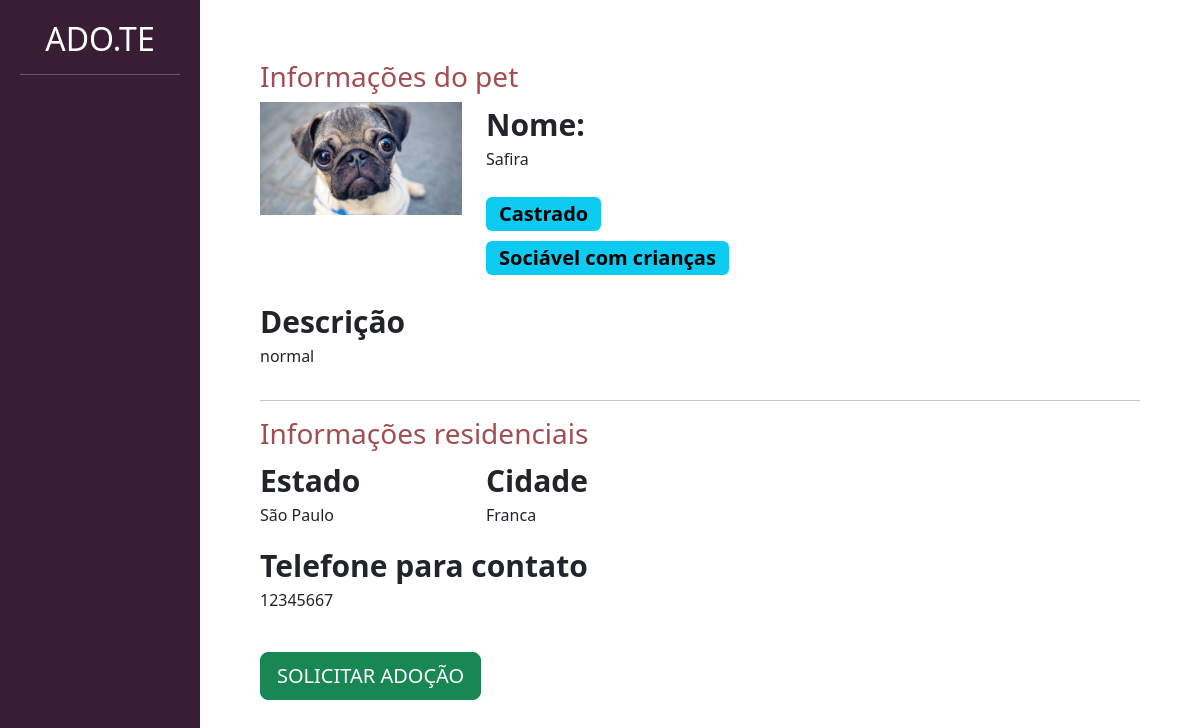
The page /divulgar/ver_pet/4 (signed in) on the database its author committed.
### divulgar/models.py (models this page shows, shortened)
class Pet(models.Model):  # Quando tem relação de um pra muitos é Foreignkey
    choices_status = (('P', 'Para adoção'),
                      ('A', 'Adotado'))
    usuario = models.ForeignKey(User, on_delete=models.DO_NOTHING)
    foto = models.ImageField(upload_to="fotos_pets")
    nome = models.CharField(max_length=100)
    descricao = models.TextField()
    estado = models.CharField(max_length=50)
    cidade = models.CharField(max_length=50)
    telefone = models.CharField(max_length=14)
    tags = models.ManyToManyField(Tag)  # Quando tem relação de muitos pra muitos
    raca = models.ForeignKey(Raca, on_delete=models.DO_NOTHING)
    status = models.CharField(max_length=1, choices=choices_status, default='P')

class Tag(models.Model):
    tag = models.CharField(max_length=100)
    def __str__(self):
        return self.tag

### divulgar/views.py (the view)
# urls.py: path('ver_pet/<int:id>', views.ver_pet, name="ver_pet"),
@login_required()
def ver_pet(request, id):
    if request.method == "GET":
        pet = Pet.objects.get(id=id)
        return render(request, 'ver_pet.html', {'pet': pet})

### divulgar/templates/ver_pet.html (shortened to what this page needs)
{% load static %}
<!doctype html>
<html lang="pt-BR">
    <head>
    <link href="https://cdn.jsdelivr.net/npm/bootstrap@5.3.0-alpha1/dist/css/bootstrap.min.css" rel="stylesheet">
    <link href="{% static 'usuarios/css/cadastro.css' %}" rel="stylesheet">
    <link href="{% static 'divulgar/css/novo_pet.css' %}" rel="stylesheet">
    <link href="{% static 'divulgar/css/seus_pet.css' %}" rel="stylesheet">
    <link href="{% static 'adotar/css/listar_pets.css' %}" rel="stylesheet">
    </head>
    <body>
        <div class="container-fluid">
            <div class="row">
                <div class="col-md-2 bg-side-plataforma sidebar">
                    <h2>ADO.TE</h2>
                    <hr>
                </div>
                <div style="padding:60px" class="col-md">
                    <h3 class="font-vinho">Informações do pet</h3>
                    <div class="row">
                        <div class="col-md-3">
                            <img width="100%" src="{{pet.foto.url}}">
                        </div>
                        <div class="col-md-9">
                            <span class="span-bold">Nome:</span>
                            <p>{{pet.nome}}</p>
                            <div style="width:40%">
                                {% for tag in pet.tags.all %}
                                    <span class="badge text-bg-info badge-lg">{{tag}}</span>
                                {% endfor %}
                            </div>
                        </div>
                    </div>
                    <br>
                    <div class="row">
                        <div class="col-md-5">
                            <span class="span-bold">Descrição</span>
                            <p>{{pet.descricao}}</p>
                        </div>
                        <div class="col-md-7">
                        </div>
                    </div>
                    <hr>
                    <div class="row">
                        <h3 class="font-vinho">Informações residenciais</h3>
                        <div class="col-md">
                            <div class="row">
                                <div class="col-md">
                                    <span class="span-bold">Estado</span>
                                    <p>{{pet.estado}}</p>
                                </div>
                                <div class="col-md">
                                    <span class="span-bold">Cidade</span>
                                    <p>{{pet.cidade}}</p>
                                </div>
                            </div>
                            <span class="span-bold">Telefone para contato</span>
                            <p>{{pet.telefone}}</p>
                            <br>
                            <a href="{% url 'pedido_adocao' pet.id %}" class="btn btn-success btn-lg">SOLICITAR ADOÇÃO</a>
                        </div>
                        <div class="col-md">
                        </div>
                    </div>
                </div>
            </div>
        </div>
    </body>
</html>

### templates/static/divulgar/css/novo_pet.css (style rules this page uses)
.sidebar { text-align: center; padding: 20px; }
.font-vinho { color: #A24D52; }

### templates/static/adotar/css/listar_pets.css (style rules this page uses)
.span-bold { font-weight: bold; font-size: 30px; }
.badge-lg { font-size: 20px; margin-top: 10px; }
.bg-side-plataforma { background-color: #391D34; color: white; }

### rows shown on the page
Pet: foto (picture), nome "Safira", descricao "normal", estado "São Paulo", cidade "Franca", telefone "12345667"
Tag: tag "Castrado"
Tag: tag "Sociável com crianças"
